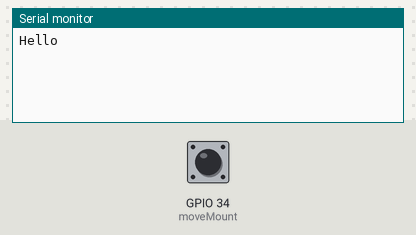
The sketch below on a simulated ESP32. Shown: the last lines printed to the serial monitor. The inputs (shaded band) are chosen by the test bench; at power-on: GPIO 34 (moveMount) HIGH.

Above: at 1.2 s.
1.3 s: GPIO 34 (moveMount) pulled LOW for 0.15 s
At 1.8 s:
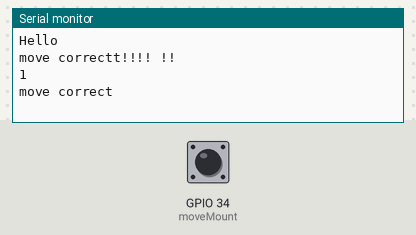
2.9 s: GPIO 34 (moveMount) pulled LOW for 1 s
At 4.2 s:
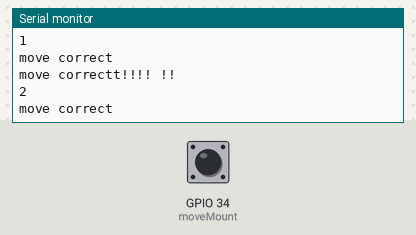
5.4 s: GPIO 34 (moveMount) pulled LOW for 0.15 s
At 6.1 s:
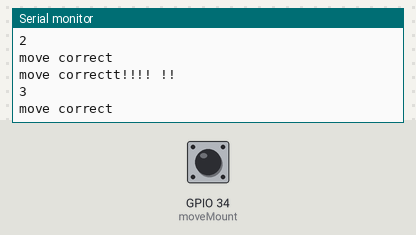

The sketch:

backtolife.ino
```cpp
//#include <WiFi.h>//ESP default wi-fi entegrasyon
//#include <WiFiClientSecure.h> //ESP ile default kütüphanesi


//kablosuz ağ bilgileri
//const char* ssid="wifi";
//const char* password = "";

const int moveMount =34;
bool moveMoment=false;
int moveCounter=0;
int howMuchCounter=0;


void IRAM_ATTR ISR(){
  Serial.println("move correctt!!!! !!");
  moveMoment=true;
  moveCounter=1;
  howMuchCounter +=1;
  Serial.println(howMuchCounter);
}


void setup() {
  // put your setup code here, to run once:
  Serial.begin(9600);
  //PIR sensörün bağlı olduğu pini tanımlıyoruz
  pinMode(moveMount,INPUT_PULLUP);
  //eğer bir pin intterrupt(kesme) olarak tanımlayalım ki herhangi bir anda kodu durdurabililelim ve çalışabilsin. Modu RISING ayarlıyoruz çünkü gelen bir vold değeri high olacaktır.
  attachInterrupt(digitalPinToInterrupt(moveMount),ISR,RISING); // sensör algıladığında tespit edilcek ve fonksiyonumuz çalışcak

  Serial.println("Hello");

  //kablosuz ağla bağlanma
  //Serial.print("Kablosuz Ağa Bağlanıyor: ");
  //Serial.print(ssid);

  //WiFi.mode(WIFI_STA);
  //WiFi.begin(ssid,password);
  //bağlanana kadar bekletiyoruz
  //while(WiFi.status()!=WL_CONNECTED){
  //  Serial.print(".");
  //  delay(500);
  //}

  //Serial.println("");
  //Serial.println("connect wifi");

}

void loop() {
  // put your main code here, to run repeatedly:
  if((moveMoment)&& moveCounter==1){
    Serial.println("move correct");
    moveMoment=false; //kullandığımız için tekrar resetleyelim ki tekrar kullanabilmek için
  }
}
```

Measured:
- after the input at 1.3 s, the serial monitor: prints a new line after 0.15 s (image 1)
- after the input at 2.9 s, the serial monitor: prints a new line after 1.0 s (image 2)
- after the input at 5.4 s, the serial monitor: prints a new line after 0.15 s (image 3)
